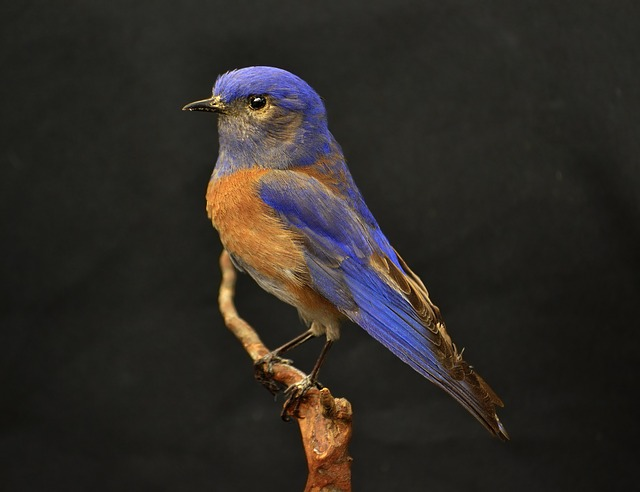
//> input picture 03_barvniProstori/bird.jpg, 640 x 492 px
$ ./hough bird.jpg   (built with g++ and OpenCV 4)
//> lines starting //> are read from the running program, lines starting //| are printed output that depends on the picture; after the words box and inside, x2 and y2 are one past the last pixel; in counts of white or black regions, pixels touching at a corner belong together
#include <opencv2/imgproc.hpp>
#include <opencv2/highgui.hpp>
#include <iostream>

using namespace cv;
using namespace std;

#define WINDOW_NAME "Hough transform"

#define LINES_COLOR Scalar(0,255,0)
#define CIRCLES_COLOR Scalar(0,0,255)

int main(int argc, char** argv) {
	Mat src, gray, tmp, edges;

	src = imread(argv[1], CV_LOAD_IMAGE_COLOR);
//> src is the input picture: 492 rows x 640 cols, CV_8UC3; mean B, G, R 37.6, 42.1, 46.1
	cvtColor(src, gray, CV_BGR2GRAY);
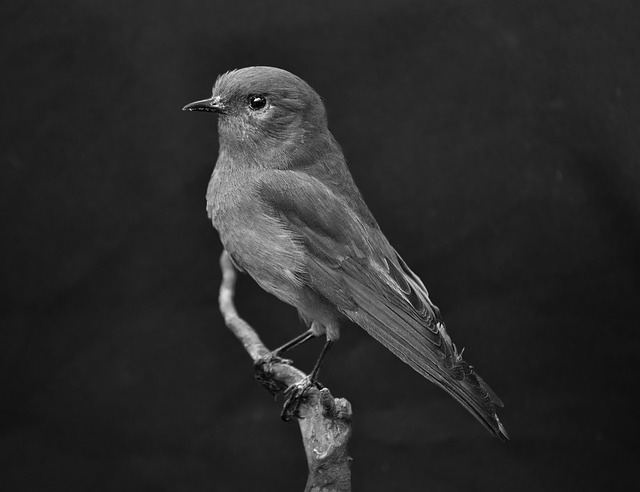
//> gray: 492 rows x 640 cols, CV_8UC1; min 0, max 254, mean 42.8

  GaussianBlur(gray, tmp, Size(9, 9), 2, 2 );

	Canny(tmp, edges, 50, 200, 3);
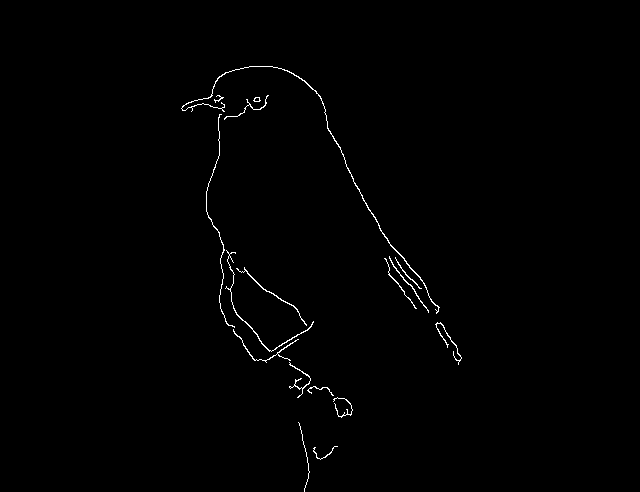
//> edges: 492 rows x 640 cols, CV_8UC1; 0.67% white in thin lines or dots, all inside (x1, y1, x2, y2) = (181, 66, 462, 492)

  vector<Vec4i> lines;
  vector<Vec3f> circles;

  HoughLinesP(edges, lines, 1, CV_PI / 180, 50, 50, 10 );
//> lines = 3 lines (x1, y1, x2, y2): [353, 181, 385, 237], [346, 166, 374, 217], [218, 95, 219, 155]
  HoughCircles(tmp, circles, CV_HOUGH_GRADIENT, 1, tmp.rows / 8, 200, 100, 0, 0);
//> circles = empty

  for( size_t i = 0; i < lines.size(); i++ )
  {
    Vec4i l = lines[i];
    line( src, Point(l[0], l[1]), Point(l[2], l[3]), LINES_COLOR, 3, CV_AA);
  }
//> this loop made 3 passes
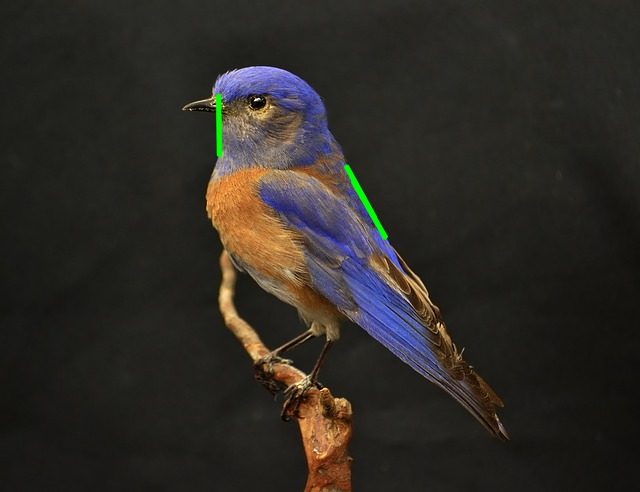
//> src: 492 rows x 640 cols, CV_8UC3; 0.33% of pixels changed, all inside (x1, y1, x2, y2) = (215, 93, 389, 240)

  for( size_t i = 0; i < circles.size(); i++ ) {
      Point center(cvRound(circles[i][0]), cvRound(circles[i][1]));
      int radius = cvRound(circles[i][2]);
      circle(src, center, radius, CIRCLES_COLOR, 3, 8, 0);
   }
//> this loop made 0 passes

  imshow(WINDOW_NAME, src);

  waitKey(0);
  return 0;

}

$ run again, on 03_barvniProstori/eclipse.jpg
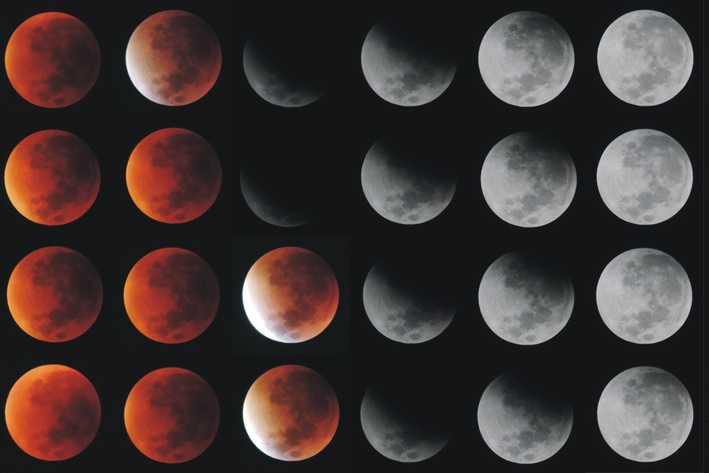
//> input picture 03_barvniProstori/eclipse.jpg, 709 x 473 px
//> src is the input picture: 473 rows x 709 cols, CV_8UC3; mean B, G, R 52.5, 53.6, 65.9
//> `Canny(tmp, edges, 50, 200, 3);`:
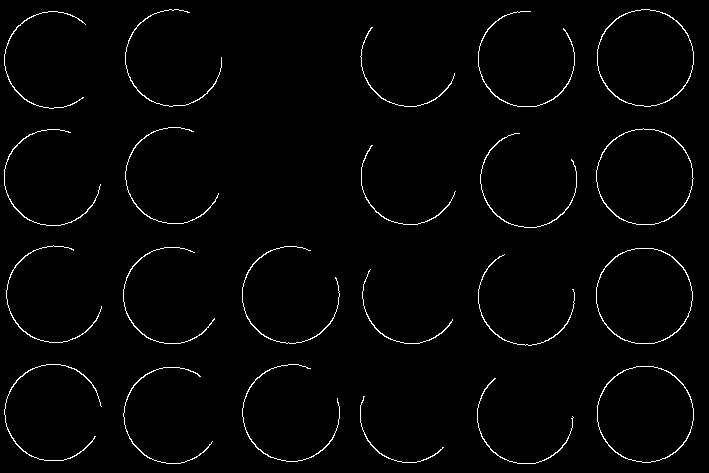
//> edges: 473 rows x 709 cols, CV_8UC1; 1.8% white in thin lines or dots
//> lines = empty
//> circles = 3 circles (x, y, radius): [644.5, 57.5, 48.6], [643.5, 295.5, 47.4], [644.5, 176.5, 47.4]
//> the loop `for( size_t i = 0; i < circles.size(); i++ )` made 3 passes
//> (center, radius) on passes 1 to 3: (Point(644, 58), 49), (Point(644, 296), 47), (Point(644, 176), 47)
//> after the loop `for( size_t i = 0; i < circles.size(); i++ )`:
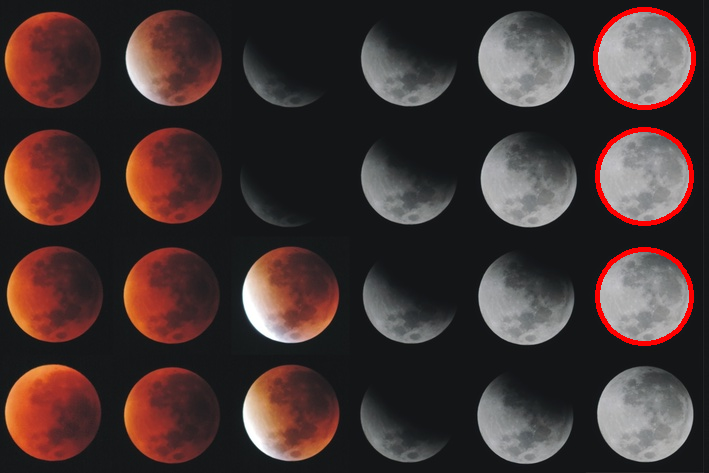
//> src: 473 rows x 709 cols, CV_8UC3; 1.34% of pixels changed, all inside (x1, y1, x2, y2) = (593, 7, 696, 346)
